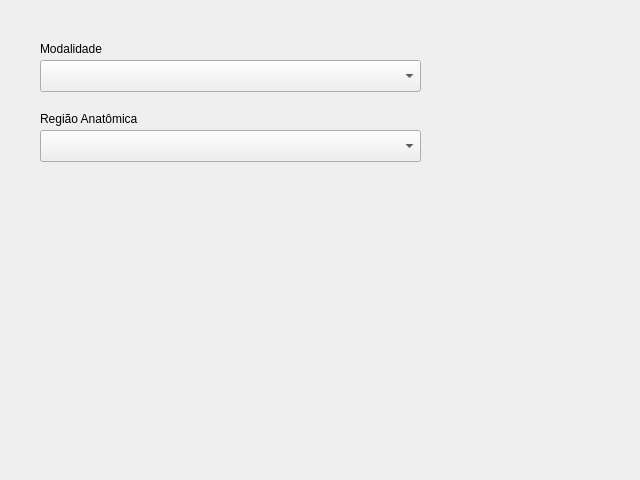
<?xml version="1.0" encoding="UTF-8"?>
<ui version="4.0">
 <class>NewAnatomyImageWindow</class>
 <widget class="QWidget" name="NewAnatomyImageWindow">
  <property name="geometry">
   <rect>
    <x>0</x>
    <y>0</y>
    <width>640</width>
    <height>480</height>
   </rect>
  </property>
  <property name="windowTitle">
   <string>Form</string>
  </property>
  <widget class="QComboBox" name="modalityComboBox">
   <property name="geometry">
    <rect>
     <x>40</x>
     <y>60</y>
     <width>381</width>
     <height>32</height>
    </rect>
   </property>
  </widget>
  <widget class="QLabel" name="label">
   <property name="geometry">
    <rect>
     <x>40</x>
     <y>40</y>
     <width>81</width>
     <height>18</height>
    </rect>
   </property>
   <property name="text">
    <string>Modalidade</string>
   </property>
  </widget>
  <widget class="QComboBox" name="anatomicalRegionComboBox">
   <property name="geometry">
    <rect>
     <x>40</x>
     <y>130</y>
     <width>381</width>
     <height>32</height>
    </rect>
   </property>
  </widget>
  <widget class="QLabel" name="label_2">
   <property name="geometry">
    <rect>
     <x>40</x>
     <y>110</y>
     <width>121</width>
     <height>18</height>
    </rect>
   </property>
   <property name="text">
    <string>Região Anatômica</string>
   </property>
  </widget>
 </widget>
 <resources/>
 <connections/>
</ui>
